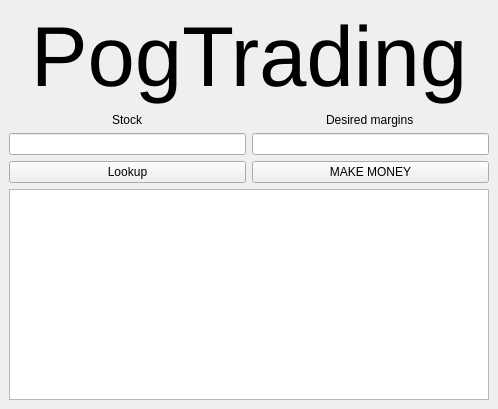
<?xml version="1.0" encoding="UTF-8"?>
<ui version="4.0">
 <class>MainWindow</class>
 <widget class="QMainWindow" name="MainWindow">
  <property name="geometry">
   <rect>
    <x>0</x>
    <y>0</y>
    <width>498</width>
    <height>409</height>
   </rect>
  </property>
  <property name="windowTitle">
   <string>MainWindow</string>
  </property>
  <widget class="QWidget" name="centralwidget">
   <layout class="QGridLayout" name="gridLayout">
    <item row="0" column="0">
     <layout class="QVBoxLayout" name="verticalLayout_5">
      <item>
       <layout class="QVBoxLayout" name="verticalLayout_3">
        <item>
         <widget class="QLabel" name="label_3">
          <property name="layoutDirection">
           <enum>Qt::LeftToRight</enum>
          </property>
          <property name="text">
           <string>&lt;html&gt;&lt;head/&gt;&lt;body&gt;&lt;p&gt;&lt;span style=&quot; font-size:64pt;&quot;&gt;PogTrading&lt;/span&gt;&lt;/p&gt;&lt;/body&gt;&lt;/html&gt;</string>
          </property>
          <property name="alignment">
           <set>Qt::AlignCenter</set>
          </property>
         </widget>
        </item>
       </layout>
      </item>
      <item>
       <widget class="QSplitter" name="splitter">
        <property name="orientation">
         <enum>Qt::Vertical</enum>
        </property>
        <widget class="QWidget" name="layoutWidget">
         <layout class="QVBoxLayout" name="verticalLayout_4">
          <item>
           <layout class="QHBoxLayout" name="horizontalLayout_2">
            <item>
             <layout class="QVBoxLayout" name="verticalLayout">
              <item alignment="Qt::AlignHCenter">
               <widget class="QLabel" name="label">
                <property name="maximumSize">
                 <size>
                  <width>90</width>
                  <height>16777215</height>
                 </size>
                </property>
                <property name="autoFillBackground">
                 <bool>false</bool>
                </property>
                <property name="text">
                 <string>Stock</string>
                </property>
                <property name="buddy">
                 <cstring>stockSymbol</cstring>
                </property>
               </widget>
              </item>
              <item>
               <widget class="QLineEdit" name="stockSymbol"/>
              </item>
              <item>
               <widget class="QPushButton" name="lookupButton">
                <property name="text">
                 <string>Lookup</string>
                </property>
               </widget>
              </item>
             </layout>
            </item>
            <item>
             <layout class="QVBoxLayout" name="verticalLayout_2">
              <item alignment="Qt::AlignHCenter">
               <widget class="QLabel" name="label_2">
                <property name="maximumSize">
                 <size>
                  <width>110</width>
                  <height>16</height>
                 </size>
                </property>
                <property name="text">
                 <string>Desired margins</string>
                </property>
                <property name="buddy">
                 <cstring>desiredMargins</cstring>
                </property>
               </widget>
              </item>
              <item>
               <widget class="QLineEdit" name="desiredMargins"/>
              </item>
              <item>
               <widget class="QPushButton" name="MakeMoneyButton">
                <property name="text">
                 <string>MAKE MONEY</string>
                </property>
               </widget>
              </item>
             </layout>
            </item>
           </layout>
          </item>
          <item>
           <widget class="QTextBrowser" name="OutputText"/>
          </item>
         </layout>
        </widget>
       </widget>
      </item>
     </layout>
    </item>
   </layout>
  </widget>
 </widget>
 <tabstops>
  <tabstop>stockSymbol</tabstop>
  <tabstop>desiredMargins</tabstop>
  <tabstop>lookupButton</tabstop>
  <tabstop>MakeMoneyButton</tabstop>
  <tabstop>OutputText</tabstop>
 </tabstops>
 <resources/>
 <connections/>
</ui>
